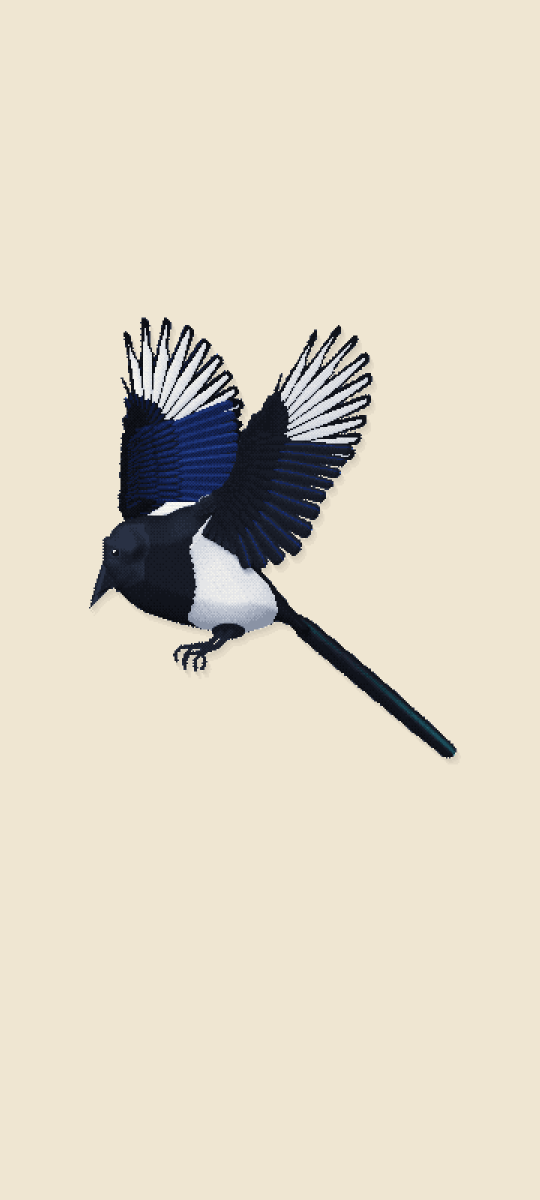
#> input picture art/splash/design/final.png, 1080 x 2400 px (shown at 1/2 size); its folder holds 5 pictures in this run
$ python splash_extract.py
#> lines starting #> are read from the running program, lines starting #| are printed output that depends on the picture
#!/usr/bin/env python3
"""로딩 화면·앱 아이콘 원본 뽑기: 디자인 캔버스 '앱 아이콘 · 로딩 화면' 시안 화면에서 1칸 = 1화소 그림을 뽑는다.

디자인 세션이 1칸 = 1화소 원본을 넘기기 전까지 쓰는 방법이다. 원본이 오면 art/splash/의 *_1x.png와 layout.json을
그것으로 바꾸고 tools/splash_import.py만 돌린다.

입력 (art/splash/design/, 디자인 캔버스에서 받은 시안 화면, 폰 1080×2400, 2026-10-23):
  - final.png                   마지막 화면 (까치, 칸당 3화소, 이름 없음)
  - final_ko.png, final_en.png  마지막 화면 + 이름 (새바라기 / NearWings, 글자 칸 8화소)
  - mid.png                     중간 화면 (칸당 약 3.41화소, 뒤 날개가 82%쯤 들어온 때)
  - icon_b.png                  앱 아이콘 B (1024×1024, 칸당 8화소, 뒤 날개를 뺀 그림)
  - first.png                   첫 화면 (시스템 스플래시, 2.625배 기기). 검사 기준으로만 쓴다
출력 (art/splash/):
  - magpie_1x.png   까치 전체 (뒤 날개 포함, 마지막 화면 그대로). 바탕(#EFE6D2)은 투명
  - front_1x.png    앞 층만 그린 까치 (뒤 날개를 뺀 그림). 아이콘 B와 같은 방식이라 뒤 날개와 맞닿던 가장자리에 밝은 테가 있다
  - name_ko_1x.png, name_en_1x.png  이름 글자 (글자 칸 = 1화소)
  - layout.json     칸 격자 안 자리 (아이콘 창, 적응형 아이콘 창, 폰에서의 마지막 자리)

앞 층은 중간 화면에서 되살린다. 중간 화면 = 앞 층 × (1 − a) + 전체 × a 이고 a(뒤 날개 알파)는 칸마다 같다.
되살린 앞 층이 아이콘 B 창(128×128칸) 안에서 아이콘 B와 칸마다 같은지 확인한다.

사용법: python3 tools/splash_extract.py
"""
import json
from pathlib import Path

import numpy as np
from PIL import Image

ROOT = Path(__file__).resolve().parent.parent
SRC = ROOT / "art" / "splash" / "design"
OUT = ROOT / "art" / "splash"

PAPER = np.array([239, 230, 210])
REF_SCREEN = (1080, 2400)
REF_CELL = 3                  # 마지막 화면 칸당 화소
ICON_CELL = 8                 # 아이콘 B 칸당 화소
NAME_CELL = 8                 # 이름 글자 칸당 화소
ICON = 128                    # 아이콘 B 창 (칸)
ADAPTIVE = 192                # 적응형 아이콘 108dp 레이어 (72dp 보이는 곳 = 아이콘 창 128칸)
CANVAS_MARGIN = 8             # 까치·아이콘 창 둘레에 남길 바탕 (칸)


def load(name: str) -> np.ndarray:
#> called with name = 'final.png'
    return np.array(Image.open(SRC / name).convert("RGB")).astype(np.int32)


def grid(img: np.ndarray, n: int):
    """n화소 칸 격자의 위상(왼쪽, 위)과 칸 그림. 모든 칸이 한 색이어야 한다."""
#> called with n = 3
    for oy in range(n):
        for ox in range(n):
            h = (img.shape[0] - oy) // n
            w = (img.shape[1] - ox) // n
            b = img[oy:oy + h * n, ox:ox + w * n].reshape(h, n, w, n, 3)
            if (b == b[:, :1, :, :1]).all():
                return (ox, oy), b[:, 0, :, 0].copy()
    raise SystemExit(f"{n}화소 칸 격자를 찾지 못했다")


def is_paper(a: np.ndarray) -> np.ndarray:
    return (a == PAPER).all(axis=-1)


# [47 lines left out: functions find_window, boundaries, fit_grid, not called in this run]


def main() -> None:
    final = load("final.png")
    assert final.shape[:2] == (REF_SCREEN[1], REF_SCREEN[0])
    (fx, fy), cells = grid(final, REF_CELL)
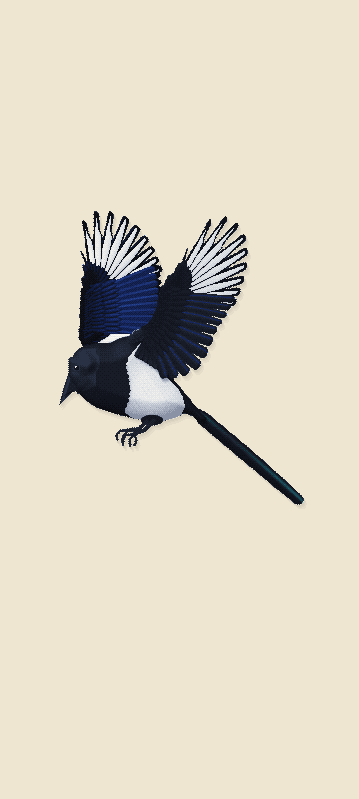
#> cells: shape (799, 359, 3) int32; mean R, G, B 223, 215.4, 198.6
#> fx = 1; fy = 2
    print(f"마지막 화면: 칸 격자 위상 ({fx}, {fy}), {cells.shape[1]}×{cells.shape[0]}칸")
#| 마지막 화면: 칸 격자 위상 (1, 2), 359×799칸
    palette = np.unique(cells.reshape(-1, 3), axis=0)
#> palette = 27 rows, first 8: [10, 12, 17], [16, 26, 60], [16, 42, 52], [17, 20, 28], [22, 38, 90], [22, 58, 70], [24, 28, 39], [28, 76, 90]
    print(f"  색 {len(palette)}개 (바탕 포함)")
#|   색 27개 (바탕 포함)

    (ix, iy), icon = grid(load("icon_b.png"), ICON_CELL)
    assert icon.shape[:2] == (ICON, ICON) and (ix, iy) == (0, 0)
    wx, wy = find_window(cells, icon)
    win = cells[wy:wy + ICON, wx:wx + ICON]
    same = (win == icon).all(axis=2)
    fg = ~is_paper(icon)
    print(f"아이콘 B 창: 마지막 화면 칸 ({wx}, {wy}). 아이콘의 그림 칸 {fg.sum()}개 중 {int((same & fg).sum())}개가 같다")
    assert (same & fg).sum() >= fg.sum() - 40, "아이콘 B가 마지막 화면 까치와 맞지 않는다"

    # 중간 화면: 칸 크기와 위상을 찾아 칸 가운데를 읽고, 아이콘 창으로 자리를 맞춘다
    mid = load("mid.png")
    s, tx, ty = fit_grid(mid)
    nx, ny = int((mid.shape[1] - tx) / s), int((mid.shape[0] - ty) / s)
    xs = (tx + (np.arange(nx) + 0.5) * s).astype(int)
    ys = (ty + (np.arange(ny) + 0.5) * s).astype(int)
    mcells = mid[ys][:, xs]
    mx, my = find_window(mcells, icon)
    ox, oy = wx - mx, wy - my          # 중간 화면 칸 + (ox, oy) = 마지막 화면 칸
    print(f"중간 화면: 칸당 {s:.4f}화소, 위상 ({tx:.2f}, {ty:.2f}), 마지막 화면 칸 = 중간 칸 + ({ox}, {oy})")
    m_on_f = np.zeros_like(cells)
    m_on_f[:] = PAPER
    for y in range(cells.shape[0]):
        my_ = y - oy
        if not 0 <= my_ < mcells.shape[0]:
            continue
        x0 = max(0, ox)
        x1 = min(cells.shape[1], ox + mcells.shape[1])
        m_on_f[y, x0:x1] = mcells[my_, x0 - ox:x1 - ox]

    bird = ~is_paper(cells)
    differ = bird & ~(cells == m_on_f).all(axis=2)
    d = (cells - PAPER).astype(float)
    num = ((m_on_f - PAPER) * d).sum(axis=2)
    den = (d * d).sum(axis=2)
    use = differ & (den > 2000)
    alphas = num[use] / den[use]
    a = float(np.median(alphas))
    print(f"  뒤 날개 알파 {a:.4f} (칸 {use.sum()}개, 5~95% {np.percentile(alphas, 5):.4f}~{np.percentile(alphas, 95):.4f})")

    est = (m_on_f - a * cells) / (1.0 - a)
    pal = np.vstack([palette, PAPER[None]])
    dist = ((est[:, :, None, :] - pal[None, None, :, :]) ** 2).sum(axis=3)
    snapped = pal[dist.argmin(axis=2)]
    err = np.sqrt(dist.min(axis=2))
    front = cells.copy()
    front[differ] = snapped[differ]
    print(f"  앞 층 되살리기: 칸 {differ.sum()}개, 색 맞춤 오차 최대 {err[differ].max():.1f}")
    fw = front[wy:wy + ICON, wx:wx + ICON]
    ok = (fw == icon).all(axis=2)
    print(f"  아이콘 창 안 앞 층 = 아이콘 B: {int(ok.sum())}/{ICON * ICON}칸")
    assert ok.all(), "되살린 앞 층이 아이콘 B와 다르다"
    back_cells = bird & is_paper(front)
    print(f"  뒤 날개(와 그림자) 칸 {int(back_cells.sum())}개, 앞 층 테 칸 {int((differ & ~is_paper(front)).sum())}개")

    # 이름: 마지막 화면과 다른 화소를 8화소 칸으로 읽는다
    names = {}
    for lang, fname in (("ko", "final_ko.png"), ("en", "final_en.png")):
        img = load(fname)
        diff = (img != final).any(axis=2)
        yy, xx = np.nonzero(diff)
        x0, y0 = int(xx.min()), int(yy.min())
        w = (int(xx.max()) - x0) // NAME_CELL + 1
        h = (int(yy.max()) - y0) // NAME_CELL + 1
        block = img[y0:y0 + h * NAME_CELL, x0:x0 + w * NAME_CELL].reshape(h, NAME_CELL, w, NAME_CELL, 3)
        assert (block == block[:, :1, :, :1]).all(), f"{lang} 이름이 8화소 칸에 맞지 않는다"
        dblock = diff[y0:y0 + h * NAME_CELL, x0:x0 + w * NAME_CELL].reshape(h, NAME_CELL, w, NAME_CELL)
        mask = dblock[:, 0, :, 0]
        ink = np.unique(img[diff].reshape(-1, 3), axis=0)
        assert len(ink) == 1
        names[lang] = (mask, x0, y0, tuple(int(v) for v in ink[0]))
        print(f"이름 {lang}: 화면 ({x0}, {y0})에서 {w}×{h}칸, 가운데 x {x0 + w * NAME_CELL / 2:.1f}, 색 {names[lang][3]}")

    # 캔버스: 까치·아이콘 창·적응형 아이콘 창을 다 담고 둘레에 바탕을 남긴다
    yy, xx = np.nonzero(bird)
    cx = wx + ICON // 2
    cy = wy + ICON // 2
    ax, ay = cx - ADAPTIVE // 2, cy - ADAPTIVE // 2
    left = min(int(xx.min()), ax) - CANVAS_MARGIN
    top = min(int(yy.min()), ay) - CANVAS_MARGIN
    right = max(int(xx.max()) + 1, ax + ADAPTIVE) + CANVAS_MARGIN
    bottom = max(int(yy.max()) + 1, ay + ADAPTIVE) + CANVAS_MARGIN
    cw, ch = right - left, bottom - top

    # [4 lines left out: function rgba, not called in this run]

    OUT.mkdir(parents=True, exist_ok=True)
    rgba(cells).save(OUT / "magpie_1x.png")
    rgba(front).save(OUT / "front_1x.png")
    for lang, (mask, x0, y0, ink) in names.items():
        im = np.zeros(mask.shape + (4,), np.uint8)
        im[mask] = ink + (255,)
        Image.fromarray(im, "RGBA").save(OUT / f"name_{lang}_1x.png")

    ref_canvas_px = [fx + REF_CELL * left, fy + REF_CELL * top]
    layout = {
        "note": "칸 좌표는 캔버스(magpie_1x.png) 기준. reference는 디자인 마지막 화면(폰 1080×2400)의 자리다. "
                "tools/splash_extract.py가 디자인 시안 화면에서 뽑았다.",
        "paper": "#%02x%02x%02x" % tuple(PAPER),
        "ink": "#%02x%02x%02x" % names["ko"][3],
        "canvas_cells": [cw, ch],
        "icon_window": [wx - left, wy - top, ICON],
        "adaptive_window": [ax - left, ay - top, ADAPTIVE],
        "magpie_bbox": [int(xx.min()) - left, int(yy.min()) - top, int(xx.max()) + 1 - left, int(yy.max()) + 1 - top],
        "reference": {
            "screen": list(REF_SCREEN),
            "cell_px": REF_CELL,
            "canvas_px": ref_canvas_px,
            "name_top_px": names["ko"][2],
            "name_cell_px": NAME_CELL,
            "first_circle_dp": 192,
        },
        "names": {lang: {"cells": [int(m.shape[1]), int(m.shape[0])], "left_px": x0, "top_px": y0}
                  for lang, (m, x0, y0, ink) in names.items()},
        "mid": {"cell_px": round(s, 4), "back_alpha": round(a, 4),
                "canvas_px": [round(tx + (left - ox) * s, 2), round(ty + (top - oy) * s, 2)]},
    }
    (OUT / "layout.json").write_text(json.dumps(layout, ensure_ascii=False, indent=1) + "\n", encoding="utf-8")
    print(f"캔버스 {cw}×{ch}칸 (마지막 화면 칸 {left}, {top}부터). 폰에서 캔버스 왼쪽 위 = {ref_canvas_px}화소")
    print(json.dumps(layout, ensure_ascii=False))


if __name__ == "__main__":
#> (the run stopped early here; a loop or call above may not have finished)
